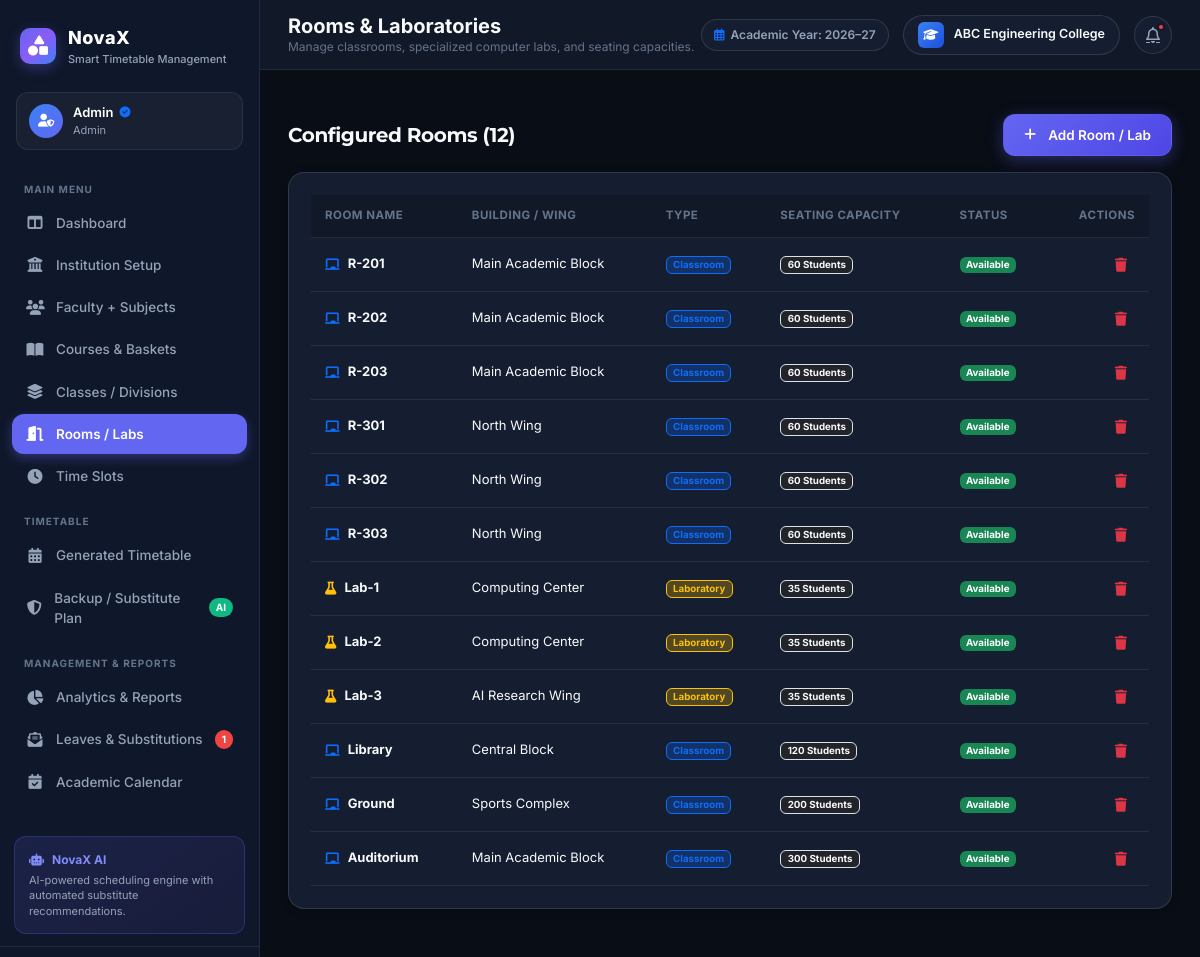
The page /admin/rooms (signed in) on the database its author committed.
### models.py (models this page shows, shortened)
class BaseModel(db.Model):
    __abstract__ = True

class User(UserMixin, BaseModel):
    __tablename__ = 'users'
    id = db.Column(db.Integer, primary_key=True)
    username = db.Column(db.String(80), unique=True, nullable=False)
    email = db.Column(db.String(120), unique=True, nullable=False)
    password_hash = db.Column(db.String(255), nullable=False)
    role = db.Column(db.String(20), nullable=False, default='student')  # 'admin', 'teacher', 'student'
    avatar_url = db.Column(db.String(255), nullable=True)
    created_at = db.Column(db.DateTime, default=datetime.utcnow)
    faculty_profile = db.relationship('Faculty', backref='user', uselist=False, cascade='all, delete-orphan')
    calendar_notes = db.relationship('AcademicCalendarNote', backref='author', lazy='dynamic')

class InstitutionSettings(BaseModel):
    __tablename__ = 'institution_settings'
    id = db.Column(db.Integer, primary_key=True)
    name = db.Column(db.String(150), default='ABC Engineering College')
    subtitle = db.Column(db.String(150), default='Pune, Maharashtra')
    logo_path = db.Column(db.String(255), default='logo.png')
    address = db.Column(db.String(255), default='Sector 10, Knowledge Park, Pune, Maharashtra 411001')
    contact_email = db.Column(db.String(120), default='contact@abc.edu')
    academic_year = db.Column(db.String(40), default='Academic Year: 2026–27')
    semester_type = db.Column(db.String(40), default='Odd Semester')
    quality_score = db.Column(db.Integer, default=92)
    constraints_satisfaction = db.Column(db.Integer, default=96)
    last_generated_at = db.Column(db.DateTime, default=datetime.utcnow)
    updated_at = db.Column(db.DateTime, default=datetime.utcnow, onupdate=datetime.utcnow)
    @classmethod
    def get_settings(cls):
        settings = cls.query.first()
        return settings

class Room(BaseModel):
    __tablename__ = 'rooms'
    id = db.Column(db.Integer, primary_key=True)
    name = db.Column(db.String(60), nullable=False, unique=True)
    building = db.Column(db.String(60), default='Main Block')
    capacity = db.Column(db.Integer, default=60)
    type = db.Column(db.String(30), default='classroom')  # 'classroom', 'lab', 'auditorium', 'ground'
    is_available = db.Column(db.Boolean, default=True)
    timetable_entries = db.relationship('TimetableEntry', backref='room', lazy='dynamic')

### routes/admin.py (the view, shortened to what this page needs)
@admin_bp.route('/rooms', methods=['GET', 'POST'])
def rooms():
    rooms_list = Room.query.all()
    return render_template('admin/rooms.html', rooms=rooms_list)

### routes/admin.py (called while the page is built)
@admin_bp.before_request
@login_required
@role_required('admin')
def admin_before_request():
    pass

### routes/auth.py (called while the page is built, shortened)
def role_required(*roles):
    def decorator(f):
        @wraps(f)
        def decorated_function(*args, **kwargs):
            if not current_user.is_authenticated:
                return redirect(url_for('auth.login', next=request.url))
            return f(*args, **kwargs)
        return decorated_function
    return decorator

### templates/admin/rooms.html (shortened to what this page needs)
{% extends "base.html" %}
{% block page_title %}Rooms & Laboratories{% endblock %}
{% block page_subtitle %}Manage classrooms, specialized computer labs, and seating capacities.{% endblock %}
{% block content %}
<div class="fade-in">
    <div class="d-flex justify-content-between align-items-center mb-3">
        <h5 class="fw-bold mb-0">Configured Rooms ({{ rooms|length }})</h5>
        <button type="button" class="btn btn-primary-glow" data-bs-toggle="modal" data-bs-target="#addRoomModal">
            <i class="fa-solid fa-plus me-1"></i> Add Room / Lab
        </button>
    </div>
    <div class="section-box">
        <div class="table-responsive">
            <table class="data-table-custom">
                <thead>
                    <tr>
                        <th>Room Name</th>
                        <th>Building / Wing</th>
                        <th>Type</th>
                        <th>Seating Capacity</th>
                        <th>Status</th>
                        <th class="text-end">Actions</th>
                    </tr>
                </thead>
                <tbody>
                    {% for r in rooms %}
                    <tr>
                        <td>
                            <div class="d-flex align-items-center gap-2">
                                <i class="fa-solid {% if r.type == 'lab' %}fa-flask text-warning{% else %}fa-chalkboard text-primary{% endif %}"></i>
                                <span class="fw-bold">{{ r.name }}</span>
                            </div>
                        </td>
                        <td>{{ r.building }}</td>
                        <td>
                            {% if r.type == 'lab' %}
                                <span class="badge bg-warning bg-opacity-25 text-warning border border-warning">Laboratory</span>
                            {% else %}
                                <span class="badge bg-primary bg-opacity-25 text-primary border border-primary">Classroom</span>
                            {% endif %}
                        </td>
                        <td><span class="badge bg-dark border text-light">{{ r.capacity }} Students</span></td>
                        <td><span class="badge bg-success">Available</span></td>
                        <td class="text-end">
                            <form action="{{ url_for('admin.delete_room', id=r.id) }}" method="POST" class="d-inline" onsubmit="return confirm('Delete this room?');">
                                <button type="submit" class="btn btn-sm btn-outline-danger border-0">
                                    <i class="fa-solid fa-trash"></i>
                                </button>
                            </form>
                        </td>
                    </tr>
                    {% endfor %}
                </tbody>
            </table>
        </div>
    </div>
</div>
{% endblock %}

### templates/base.html (shortened to what this page needs)
<!DOCTYPE html>
<html lang="en" data-theme="dark">
<head>
    <link href="https://cdn.jsdelivr.net/npm/bootstrap@5.3.2/dist/css/bootstrap.min.css" rel="stylesheet">
    <link href="https://cdnjs.cloudflare.com/ajax/libs/font-awesome/6.4.2/css/all.min.css" rel="stylesheet">
    <link href="https://cdn.jsdelivr.net/npm/fullcalendar@6.1.8/index.global.min.css" rel="stylesheet">
    <link href="https://unpkg.com/aos@2.3.1/dist/aos.css" rel="stylesheet">
    <link rel="stylesheet" href="{{ url_for('static', filename='css/style.css') }}">
    <link rel="stylesheet" href="{{ url_for('static', filename='css/animations.css') }}">
</head>
<body>
    <div class="app-wrapper">
        {% if current_user.is_authenticated and request.endpoint != 'auth.login' %}
        <aside class="app-sidebar">
            <div class="sidebar-header">
                <div class="sidebar-logo">
                    <i class="fa-solid fa-shapes"></i>
                </div>
                <div>
                    <div class="sidebar-title">NovaX</div>
                    <div class="sidebar-subtitle">Smart Timetable Management</div>
                </div>
            </div>
            <div class="sidebar-user-chip">
                <div class="user-avatar-badge">
                    {% if current_user.role == 'admin' %}
                        <i class="fa-solid fa-user-shield"></i>
                    {% elif current_user.role == 'teacher' %}
                        <i class="fa-solid fa-chalkboard-user"></i>
                    {% else %}
                        <i class="fa-solid fa-graduation-cap"></i>
                    {% endif %}
                </div>
                <div class="user-info">
                    <div class="user-info-name">
                        {{ current_user.username }}
                        {% if current_user.role == 'admin' %}
                            <i class="fa-solid fa-circle-check text-primary" style="font-size: 11px;"></i>
                        {% endif %}
                    </div>
                    <div class="user-info-role">{{ current_user.role.capitalize() }}</div>
                </div>
            </div>
            <nav class="sidebar-nav">
                {% if current_user.role == 'admin' %}
                    <div class="nav-section-title">Main Menu</div>
                    <a href="{{ url_for('admin.dashboard') }}" class="nav-link-item {% if request.endpoint == 'admin.dashboard' %}active{% endif %}">
                        <i class="fa-solid fa-table-columns"></i>
                        <span>Dashboard</span>
                    </a>
                    <a href="{{ url_for('admin.settings') }}" class="nav-link-item {% if request.endpoint == 'admin.settings' %}active{% endif %}">
                        <i class="fa-solid fa-building-columns"></i>
                        <span>Institution Setup</span>
                    </a>
                    <a href="{{ url_for('admin.faculty') }}" class="nav-link-item {% if request.endpoint == 'admin.faculty' %}active{% endif %}">
                        <i class="fa-solid fa-users"></i>
                        <span>Faculty + Subjects</span>
                    </a>
                    <a href="{{ url_for('admin.courses') }}" class="nav-link-item {% if request.endpoint == 'admin.courses' %}active{% endif %}">
                        <i class="fa-solid fa-book-open"></i>
                        <span>Courses & Baskets</span>
                    </a>
                    <a href="{{ url_for('admin.sections') }}" class="nav-link-item {% if request.endpoint == 'admin.sections' %}active{% endif %}">
                        <i class="fa-solid fa-layer-group"></i>
                        <span>Classes / Divisions</span>
                    </a>
                    <a href="{{ url_for('admin.rooms') }}" class="nav-link-item {% if request.endpoint == 'admin.rooms' %}active{% endif %}">
                        <i class="fa-solid fa-door-open"></i>
                        <span>Rooms / Labs</span>
                    </a>
                    <a href="{{ url_for('admin.time_slots') }}" class="nav-link-item {% if request.endpoint == 'admin.time_slots' %}active{% endif %}">
                        <i class="fa-solid fa-clock"></i>
                        <span>Time Slots</span>
                    </a>
                    <div class="nav-section-title">Timetable</div>
                    <a href="{{ url_for('admin.timetable') }}" class="nav-link-item {% if request.endpoint == 'admin.timetable' %}active{% endif %}">
                        <i class="fa-solid fa-calendar-days"></i>
                        <span>Generated Timetable</span>
                    </a>
                    <a href="{{ url_for('admin.backup_plan') }}" class="nav-link-item {% if request.endpoint == 'admin.backup_plan' %}active{% endif %}">
                        <i class="fa-solid fa-shield-halved"></i>
                        <span>Backup / Substitute Plan</span>
                        <span class="nav-badge badge-green">AI</span>
                    </a>
                    <div class="nav-section-title">Management & Reports</div>
                    <a href="{{ url_for('admin.analytics') }}" class="nav-link-item {% if request.endpoint == 'admin.analytics' %}active{% endif %}">
                        <i class="fa-solid fa-chart-pie"></i>
                        <span>Analytics & Reports</span>
                    </a>
                    <a href="{{ url_for('admin.leaves') }}" class="nav-link-item {% if request.endpoint == 'admin.leaves' %}active{% endif %}">
                        <i class="fa-solid fa-envelope-open-text"></i>
                        <span>Leaves & Substitutions</span>
                        {% if pending_leaves_count > 0 %}
                            <span class="nav-badge badge-danger">{{ pending_leaves_count }}</span>
                        {% endif %}
                    </a>
                    <a href="{{ url_for('admin.academic_calendar') }}" class="nav-link-item {% if request.endpoint == 'admin.academic_calendar' %}active{% endif %}">
                        <i class="fa-solid fa-calendar-check"></i>
                        <span>Academic Calendar</span>
                    </a>
                {% endif %}
            </nav>
            <div class="sidebar-ai-card">
                <div class="ai-card-header">
                    <i class="fa-solid fa-robot"></i>
                    <span>NovaX AI</span>
                </div>
                <div class="ai-card-text">
                    AI-powered scheduling engine with automated substitute recommendations.
                </div>
            </div>
            <div class="sidebar-footer">
            </div>
        </aside>
        {% endif %}
        <main class="app-main {% if not current_user.is_authenticated or request.endpoint == 'auth.login' %}app-main-unauth{% endif %}">
            {% if current_user.is_authenticated and request.endpoint != 'auth.login' %}
            <header class="app-topbar">
                <div class="topbar-left">
                    <div>
                        <div class="page-title">{% block page_title %}Dashboard{% endblock %}</div>
                        <div class="page-subtitle">{% block page_subtitle %}Academic Year: {{ institution.academic_year if institution else '2026-27' }}{% endblock %}</div>
                    </div>
                </div>
                <div class="topbar-right">
                    <div class="academic-year-pill d-none d-md-flex">
                        <i class="fa-regular fa-calendar-days text-primary"></i>
                        <span>{{ institution.academic_year if institution else 'Academic Year: 2026-27' }}</span>
                    </div>
                    <div class="institution-badge d-none d-lg-flex">
                        <div class="college-crest-icon">
                            <i class="fa-solid fa-graduation-cap"></i>
                        </div>
                        <div>
                            <div>{{ institution.name if institution else 'ABC Engineering College' }}</div>
                        </div>
                    </div>
                    <a href="{{ url_for('admin.leaves') if current_user.role == 'admin' else '#' }}" class="icon-btn" title="Notifications">
                        <i class="fa-regular fa-bell"></i>
                        {% if pending_leaves_count > 0 %}
                            <span class="badge-dot"></span>
                        {% endif %}
                    </a>
                </div>
            </header>
            {% endif %}
            <div class="container-fluid px-4 pt-3">
            </div>
            <div class="app-content">
                {% block content %}{% endblock %}
            </div>
        </main>
    </div>
</body>
</html>

### static/css/animations.css (style rules this page uses)
.fade-in { animation: fadeIn 0.5s cubic-bezier(0.4, 0, 0.2, 1) forwards; }

### rows shown on the page
User: username "Admin", role "Admin"
InstitutionSettings: academic_year "Academic Year: 2026–27", name "ABC Engineering College"
Room: name "R-201", building "Main Academic Block", type "Classroom", capacity "60"
Room: name "R-202", building "Main Academic Block", type "Classroom", capacity "60"
Room: name "R-203", building "Main Academic Block", type "Classroom", capacity "60"
Room: name "R-301", building "North Wing", type "Classroom", capacity "60"
Room: name "R-302", building "North Wing", type "Classroom", capacity "60"
Room: name "R-303", building "North Wing", type "Classroom", capacity "60"
Room: name "Lab-1", building "Computing Center", type "Laboratory", capacity "35"
Room: name "Lab-2", building "Computing Center", type "Laboratory", capacity "35"
Room: name "Lab-3", building "AI Research Wing", type "Laboratory", capacity "35"
Room: name "Library", building "Central Block", type "Classroom", capacity "120"
Room: name "Ground", building "Sports Complex", type "Classroom", capacity "200"
Room: name "Auditorium", building "Main Academic Block", type "Classroom", capacity "300"

### other values the page prints
{{ pending_leaves_count }} "1"
{{ rooms|length }} "12"
